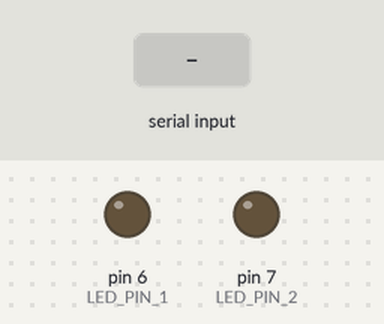
Simulated run of this sketch. Board: Arduino Uno, built with avr-gcc and run on an emulated ATmega328P. On the bench: output pins drawn as LEDs (lit = HIGH). The inputs (shaded band) are chosen by the test bench.

Above: at 1.2 s.
1.3 s: "H" received over Serial
At 2.4 s:
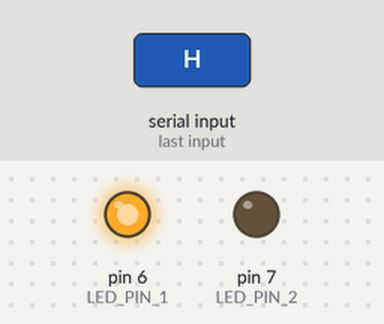
2.8 s: "S" received over Serial
At 3.6 s:
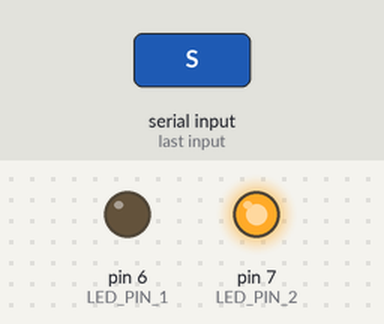
Timing chart, 0 to 5.8 s (numbered marks = the images above; inputs shaded):
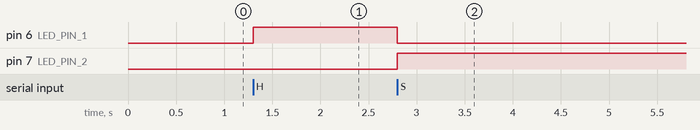

Measured:
- after the input at 1.3 s, pin 6 (LED_PIN_1): LOW → HIGH at once
- after the input at 2.8 s, pin 6 (LED_PIN_1): HIGH → LOW at once; pin 7 (LED_PIN_2): LOW → HIGH at once

The sketch:

arduinoIDE_facialExpression.ino
```cpp
// Define pin numbers for two LEDs
#define LED_PIN_1  6
#define LED_PIN_2  7

void setup() {
  // Initialize serial communication
  Serial.begin(9600);

  // Set LED pins as output
  pinMode(LED_PIN_1, OUTPUT);
  pinMode(LED_PIN_2, OUTPUT);

  // Initialize LEDs to 'off'
  digitalWrite(LED_PIN_1, LOW);
  digitalWrite(LED_PIN_2, LOW);
}

void loop() {
  if (Serial.available() > 0) {
    // Read the incoming command
    char command = Serial.read();

    if (command == 'H') { // Happy
      setColor(LED_PIN_1, HIGH); // Turn on green LED
      setColor(LED_PIN_2, LOW);  // Turn off blue LED
    } else if (command == 'S') { // Sad
      setColor(LED_PIN_1, LOW);   // Turn off green LED
      setColor(LED_PIN_2, HIGH);  // Turn on blue LED
    }
    // Add more conditions for other emotions as needed
  }
}

// Function to set LED color
void setColor(int pin, int state) {
  digitalWrite(pin, state); // Set LED state
}
```
